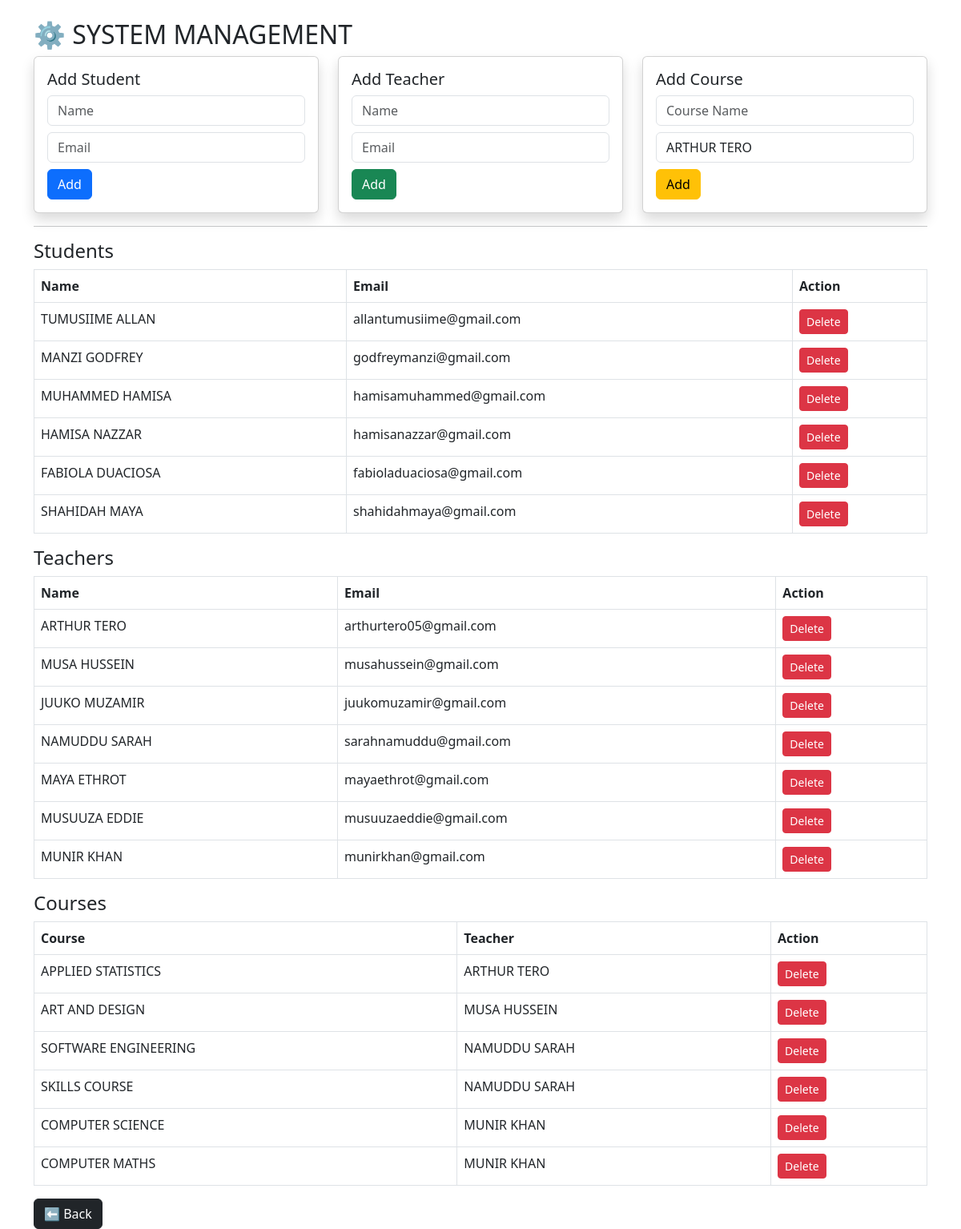
/manage.php (signed in), run on the app's committed database.
### tables this page shows
CREATE TABLE `users` (
  `id` int(11) NOT NULL,
  `name` varchar(100) NOT NULL,
  `email` varchar(100) DEFAULT NULL,
  `password` varchar(255) NOT NULL,
  `role` enum('admin','student','teacher') NOT NULL,
  `created_at` timestamp NOT NULL DEFAULT current_timestamp()
);

CREATE TABLE `courses` (
  `id` int(11) NOT NULL,
  `course_name` varchar(100) NOT NULL,
  `course_code` varchar(50) DEFAULT NULL,
  `teacher_id` int(11) DEFAULT NULL
);

### manage.php (the view, shortened to what this page needs)
<?php
include 'config.php';
$students = $conn->query("SELECT * FROM users WHERE role='student'");
$teachers = $conn->query("SELECT * FROM users WHERE role='teacher'");
$courses = $conn->query("
    SELECT courses.*, users.name AS teacher
    FROM courses
    LEFT JOIN users ON courses.teacher_id = users.id
");
?>
<!DOCTYPE html>
<html>
<head>
<link href="https://cdn.jsdelivr.net/npm/bootstrap@5.3.0/dist/css/bootstrap.min.css" rel="stylesheet">
</head>
<body class="container mt-4">
<h2>⚙️ SYSTEM MANAGEMENT</h2>
<div class="row">
<div class="col-md-4">
<div class="card p-3 shadow">
<h5>Add Student</h5>
<form method="POST">
<input name="name" class="form-control mb-2" placeholder="Name" required>
<input name="email" class="form-control mb-2" placeholder="Email" required>
<button name="add_student" class="btn btn-primary">Add</button>
</form>
</div>
</div>
<div class="col-md-4">
<div class="card p-3 shadow">
<h5>Add Teacher</h5>
<form method="POST">
<input name="name" class="form-control mb-2" placeholder="Name" required>
<input name="email" class="form-control mb-2" placeholder="Email" required>
<button name="add_teacher" class="btn btn-success">Add</button>
</form>
</div>
</div>
<div class="col-md-4">
<div class="card p-3 shadow">
<h5>Add Course</h5>
<form method="POST">
<input name="course_name" class="form-control mb-2" placeholder="Course Name" required>
<select name="teacher_id" class="form-control mb-2">
<?php while($t = $teachers->fetch_assoc()): ?>
<option value="<?= $t['id'] ?>"><?= $t['name'] ?></option>
<?php endwhile; ?>
</select>
<button name="add_course" class="btn btn-warning">Add</button>
</form>
</div>
</div>
</div>
<hr>
<h4>Students</h4>
<table class="table table-bordered">
<tr><th>Name</th><th>Email</th><th>Action</th></tr>
<?php while($s = $students->fetch_assoc()): ?>
<tr>
<td><?= $s['name'] ?></td>
<td><?= $s['email'] ?></td>
<td>
<a href="?delete_user=<?= $s['id'] ?>" onclick="return confirm('Delete?')" class="btn btn-danger btn-sm">Delete</a>
</td>
</tr>
<?php endwhile; ?>
</table>
<h4>Teachers</h4>
<table class="table table-bordered">
<tr><th>Name</th><th>Email</th><th>Action</th></tr>
<?php
$teachers = $conn->query("SELECT * FROM users WHERE role='teacher'");
while($t = $teachers->fetch_assoc()): ?>
<tr>
<td><?= $t['name'] ?></td>
<td><?= $t['email'] ?></td>
<td>
<a href="?delete_user=<?= $t['id'] ?>" onclick="return confirm('Delete?')" class="btn btn-danger btn-sm">Delete</a>
</td>
</tr>
<?php endwhile; ?>
</table>
<h4>Courses</h4>
<table class="table table-bordered">
<tr><th>Course</th><th>Teacher</th><th>Action</th></tr>
<?php while($c = $courses->fetch_assoc()): ?>
<tr>
<td><?= $c['course_name'] ?></td>
<td><?= $c['teacher'] ?? 'None' ?></td>
<td>
<a href="?delete_course=<?= $c['id'] ?>" onclick="return confirm('Delete?')" class="btn btn-danger btn-sm">Delete</a>
</td>
</tr>
<?php endwhile; ?>
</table>
<a href="dashboard.php" class="btn btn-dark">⬅ Back</a>
</body>
</html>

### data on the page
users: name "TUMUSIIME ALLAN", email "allantumusiime@gmail.com"
users: name "MANZI GODFREY", email "godfreymanzi@gmail.com"
users: name "MUHAMMED HAMISA", email "hamisamuhammed@gmail.com"
users: name "HAMISA NAZZAR", email "hamisanazzar@gmail.com"
users: name "FABIOLA DUACIOSA", email "fabioladuaciosa@gmail.com"
users: name "SHAHIDAH MAYA", email "shahidahmaya@gmail.com"
users: name "ARTHUR TERO", email "arthurtero05@gmail.com"
users: name "MUSA HUSSEIN", email "musahussein@gmail.com"
users: name "JUUKO MUZAMIR", email "juukomuzamir@gmail.com"
users: name "NAMUDDU SARAH", email "sarahnamuddu@gmail.com"
users: name "MAYA ETHROT", email "mayaethrot@gmail.com"
users: name "MUSUUZA EDDIE", email "musuuzaeddie@gmail.com"
users: name "MUNIR KHAN", email "munirkhan@gmail.com"
courses: course_name "APPLIED STATISTICS", teacher.name "ARTHUR TERO"
courses: course_name "ART AND DESIGN", teacher.name "MUSA HUSSEIN"
courses: course_name "SOFTWARE ENGINEERING", teacher.name "NAMUDDU SARAH"
courses: course_name "SKILLS COURSE", teacher.name "NAMUDDU SARAH"
courses: course_name "COMPUTER SCIENCE", teacher.name "MUNIR KHAN"
courses: course_name "COMPUTER MATHS", teacher.name "MUNIR KHAN"

### other printed values
form field teacher_id "ARTHUR TERO"
